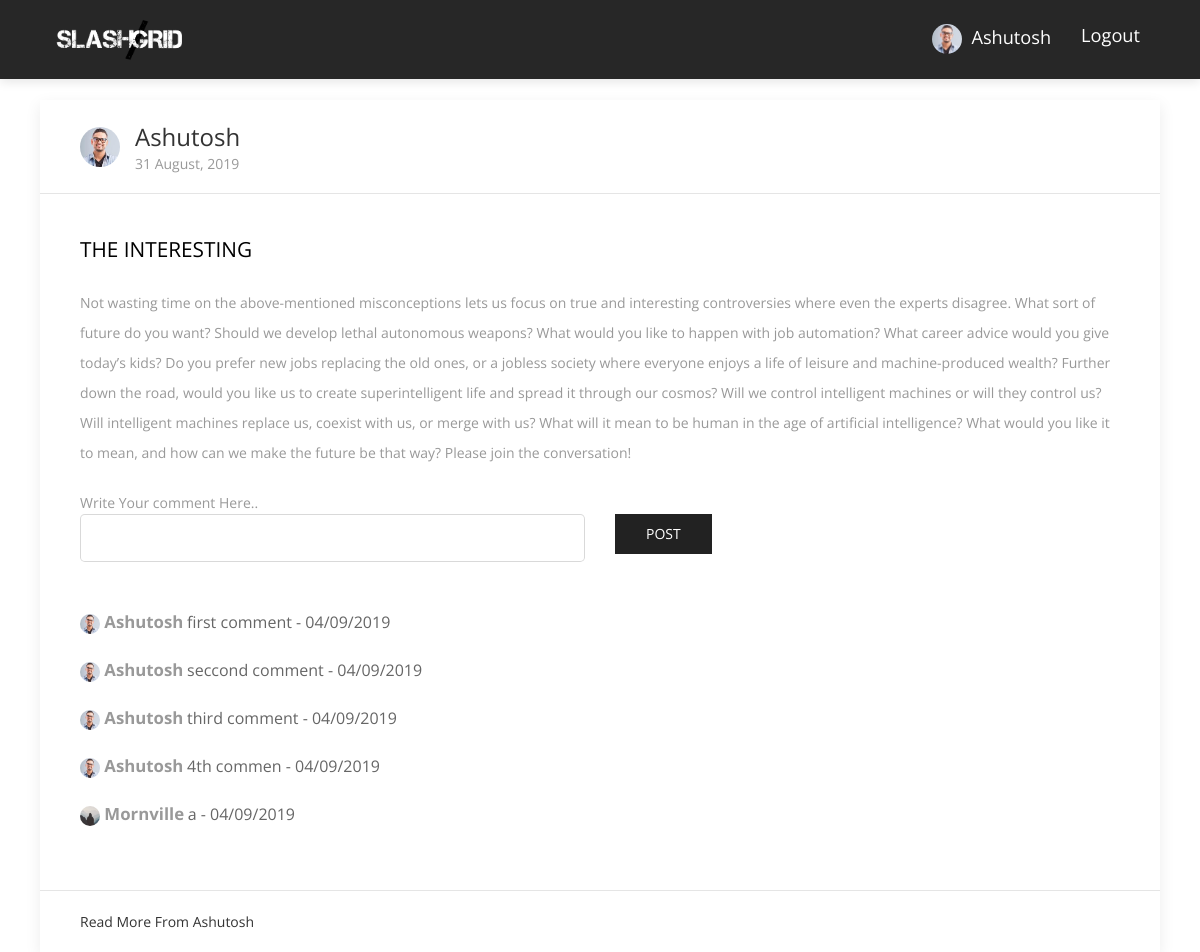
Screenshot of /post/9 (signed in) with the database file from the repository.
### flaskblog/models.py (models this page shows, shortened)
class User(db.Model, UserMixin):
    id = db.Column(db.Integer, primary_key=True)
    username = db.Column(db.String(20), unique=True, nullable=False)
    email = db.Column(db.String(120), unique=True, nullable=False)
    image_file = db.Column(db.String(20), nullable=False, default='default.jpg')
    password = db.Column(db.String(60), nullable=False)
    fb_link = db.Column(db.String(120), unique=True, nullable=True)
    posts = db.relationship('Post', backref='author', lazy=True)
    comment = db.relationship('Comments', backref='author', lazy=True)

class Post(db.Model):
    id = db.Column(db.Integer, primary_key=True)
    title = db.Column(db.String(100), nullable=False)
    date_posted = db.Column(db.DateTime, nullable=False, default=datetime.utcnow)
    content = db.Column(db.Text, nullable=False)
    user_id = db.Column(db.Integer, db.ForeignKey('user.id'), nullable=False)
    comment = db.relationship('Comments', backref='post', lazy=True)

class Comments(db.Model):
    id = db.Column(db.Integer, primary_key=True)
    title = db.Column(db.String(100), nullable=False)
    date_posted = db.Column(db.DateTime, nullable=False, default=datetime.utcnow)
    post_id = db.Column(db.Integer, db.ForeignKey('post.id'), nullable=False)
    user_id = db.Column(db.Integer, db.ForeignKey('user.id'), nullable=False)

### flaskblog/posts/routes.py (the view)
@posts.route("/post/<int:post_id>", methods=['GET', 'POST'])
@login_required
def post(post_id):
    comment = Comments.query.filter_by(post_id=post_id)
    form = CommentsForm()
    if form.validate_on_submit():
        post = Post.query.get(post_id)
        comment = Comments(title=form.title.data, author= current_user, post=post)
        db.session.add(comment)
        db.session.commit()
        return redirect(url_for('posts.post', post_id=post.id))
    post = Post.query.get_or_404(post_id)
    return render_template('post.html', title=post.title, post=post, comments=comment, form=form)

### flaskblog/posts/forms.py
class CommentsForm(FlaskForm):
    title = StringField('Comment..', validators=[DataRequired()])
    submit = SubmitField('Post')

### flaskblog/models.py (called while the page is built)
@login_manager.user_loader
def load_user(user_id):
    return User.query.get(int(user_id))

### flaskblog/templates/post.html (shortened to what this page needs)
{% extends "base.html" %}
{% block content %}
<div class="uk-container" style="margin-top:100px">
    <div class="uk-card uk-card-default uk-width-1-1@m">
      <div class="uk-card-header">
            <div class="uk-grid-small uk-flex-middle" uk-grid>
                <div class="uk-width-auto">
                    <img class="uk-border-circle" width="40" height="40" src="{{ url_for('static', filename='profile_pics/' + post.author.image_file) }}">
                </div>
                <div class="uk-width-expand">
                <h3 class="uk-card-title uk-margin-remove-bottom"  style="text-transform:capitalize"> {{ post.author.username }}
                </h3>
                    <p class="uk-text-meta uk-margin-remove-top"><time datetime="{{ post.date_posted.strftime('%d %B %Y') }}">{{ post.date_posted.strftime('%d %B, %Y') }}</time></p>
                </div>
            </div>
        </div>
        <div class="uk-card-body">
          <p style="font-size: 1.3em;color:black;">{{ post.title }}</p>
          <br>
            <p>{{ post.content }}</p>
            <br>
            <p>
              <form class="login100-form validate-form" method="POST" action="" >
                <span class="login100-form-title p-b-26">
                  Write Your comment Here..
            	</span>
                          <div class="row text-center">
                          <fieldset class="form-group col-lg-6">
                              <div class="form-group">
                                  {% if form.title.errors %}
                                      {{ form.title(class="form-control form-control-lg is-invalid") }}
                                      <div class="invalid-feedback">
                                          {% for error in form.title.errors %}
                                              <span>{{ error }}</span>
                                          {% endfor %}
                                      </div>
                                  {% else %}
                                      {{ form.title(class="form-control form-control-lg") }}
                                  {% endif %}
                              </div>
                          </fieldset>
                          <div class="form-group col-lg-6 text-left">
                              {{ form.submit(class="uk-button uk-button-secondary") }}
                          </div>
                          </div>
              </form>
              {% for comment in comments %}
              <a href=""> <b style="text-transform: capitalize;color: inherit;font-size: 1.2em">
                  <img class="uk-border-circle" width="20" height="20" src="{{ url_for('static', filename='profile_pics/' + comment.author.image_file) }}">
                  {{ comment.author.username }}</b> </a> {{ comment.title }} - {{ comment.date_posted.strftime('%d/%m/%Y') }}
              <br>
              <br>
              {% endfor %}
            </p>
        </div>
        <div class="uk-card-footer">
            <a href="{{ url_for('users.user_posts', username=post.author.username) }}" class="uk-button uk-button-text" style="text-transform: capitalize">Read more from {{ post.author.username }}</a>
        </div>
    </div>
</div>
{% endblock %}

### flaskblog/templates/navbar.html (shortened to what this page needs)
<nav class="navbar main-nav  fixed-top navbar-expand-lg" style="background:#272727 !important">
    <div class="container">
        <a class="navbar-brand" href="/"><img src="{{ url_for('static', filename='images/download2.png') }}" alt="logo" width="150" style="padding:10px"></a>
        <div class="collapse navbar-collapse" id="navbarNav">
        <ul class="navbar-nav ml-auto">
          {% if current_user.is_authenticated %}
          <li class="nav-item">
              <a class="nav-link" href="{{ url_for('users.account') }}" style="text-transform: capitalize;color:white;font-size:1.3em">
                  <img class="rounded-circle" src="{{ url_for('static', filename='profile_pics/' + current_user.image_file) }}" width="30">
                  &nbsp;{{ current_user.username }}
              </a>
          </li>
          <li class="nav-item">
              <a class="nav-link" href="{{ url_for('users.logout') }}" style="color:white;font-size:1.3em">Logout</a>
          </li>
         {% endif %}
        </ul>
        </div>
    </div>
</nav>

### flaskblog/static/css/style.css (style rules this page uses)
body { font-family: "Open Sans", sans-serif; -webkit-font-smoothing: antialiased; }
h1, h2, h3, h4, h5, h6 { font-family: "Open Sans", sans-serif; color: #5e5e5e; font-weight: 400; line-height: 1; }
h3 { font-size: 36px; }
p, a, li, blockquote, label, span { font-size: 14px; letter-spacing: 0; line-height: 22px; color: #999999; margin-bottom: 0; }
p { line-height: 30px; }
.transition, .main-nav, .main-nav .navbar-brand { transition: .3s ease; }
.main-nav { background: #7d71d3; box-shadow: 0px 3px 10px 0px rgba(0, 0, 0, 0.1); }
.main-nav .navbar-brand { padding: 0; }
.main-nav .navbar-nav .nav-item { position: relative; }
.main-nav .navbar-nav .nav-item .nav-link { position: relative; text-align: center; font-size: 13px; color: #000; padding-left: 15px; padding-right: 15px; }

### rows the page displays
User: image_file (picture), username "Ashutosh", author.username "Ashutosh"
Post: date_posted "31 August, 2019", title "THE INTERESTING", content "Not wasting time on the above-mentioned misconceptions lets us focus on true and interesting controversies where even the experts disagree. What sort of future do you want? Should we develop lethal autonomous weapons? What would you like to happen with job automation? What career advice would you give today’s kids? Do you prefer new jobs replacing the old ones, or a jobless society where everyone enjoys a life of leisure and machine-produced wealth? Further down the road, would you like us to create superintelligent life and spread it through our cosmos? Will we control intelligent machines or will they control us? Will intelligent machines replace us, coexist with us, or merge with us?…"
Comments: image_file (picture), author.username "Ashutosh", title "first comment", date_posted "04/09/2019"
Comments: image_file (picture), author.username "Ashutosh", title "seccond comment", date_posted "04/09/2019"
Comments: image_file (picture), author.username "Ashutosh", title "third comment", date_posted "04/09/2019"
Comments: image_file (picture), author.username "Ashutosh", title "4th commen", date_posted "04/09/2019"
Comments: image_file (placeholder picture), author.username "Mornville", title "a", date_posted "04/09/2019"
